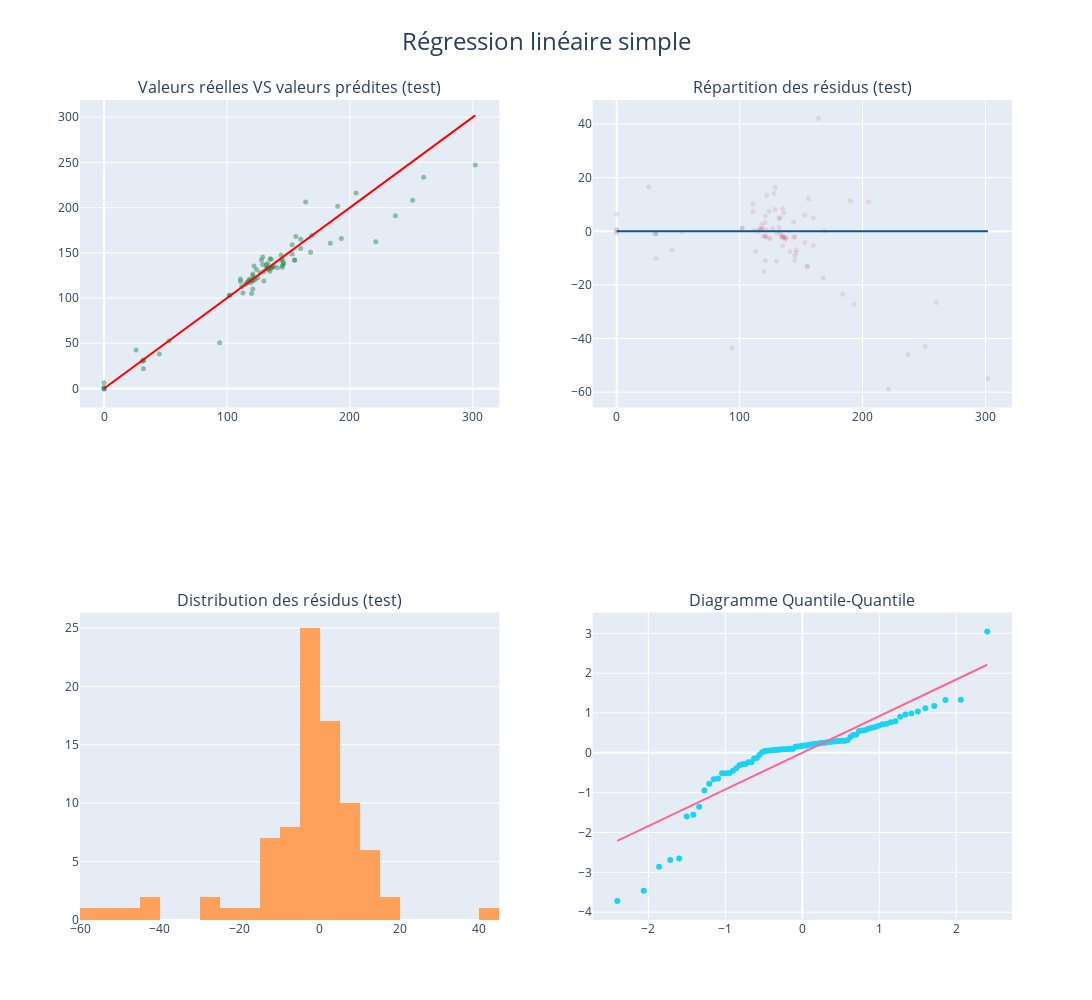

Notebook cell for this chart:
### Code cell
co2.styles.display_combined_report(y_train, pred_train, y_test, pred_test, title='PERFORMANCES DU MODELE XGBOOST') 

co2.viz.plot_regression_diagnostics(y_test, pred_test, y_train, "Régression linéaire simple", interactive=True, save=True, format='png')
